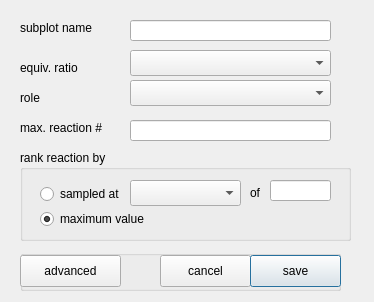
<?xml version="1.0" encoding="UTF-8"?>
<ui version="4.0">
 <class>Dialog</class>
 <widget class="QDialog" name="Dialog">
  <property name="geometry">
   <rect>
    <x>0</x>
    <y>0</y>
    <width>374</width>
    <height>302</height>
   </rect>
  </property>
  <property name="windowTitle">
   <string>subplot</string>
  </property>
  <widget class="QGroupBox" name="groupBox_3">
   <property name="geometry">
    <rect>
     <x>20</x>
     <y>250</y>
     <width>321</width>
     <height>41</height>
    </rect>
   </property>
   <property name="title">
    <string/>
   </property>
   <property name="flat">
    <bool>true</bool>
   </property>
   <widget class="QPushButton" name="btn_cancel">
    <property name="geometry">
     <rect>
      <x>140</x>
      <y>5</y>
      <width>91</width>
      <height>32</height>
     </rect>
    </property>
    <property name="text">
     <string>cancel</string>
    </property>
   </widget>
   <widget class="QPushButton" name="btn_save">
    <property name="geometry">
     <rect>
      <x>230</x>
      <y>5</y>
      <width>91</width>
      <height>32</height>
     </rect>
    </property>
    <property name="text">
     <string>save</string>
    </property>
    <property name="default">
     <bool>true</bool>
    </property>
   </widget>
   <widget class="QPushButton" name="btn_adv">
    <property name="geometry">
     <rect>
      <x>0</x>
      <y>5</y>
      <width>101</width>
      <height>32</height>
     </rect>
    </property>
    <property name="text">
     <string>advanced</string>
    </property>
   </widget>
  </widget>
  <widget class="QLabel" name="label_19">
   <property name="geometry">
    <rect>
     <x>20</x>
     <y>20</y>
     <width>121</width>
     <height>16</height>
    </rect>
   </property>
   <property name="text">
    <string>subplot name</string>
   </property>
  </widget>
  <widget class="QLineEdit" name="txt_name">
   <property name="geometry">
    <rect>
     <x>130</x>
     <y>20</y>
     <width>201</width>
     <height>21</height>
    </rect>
   </property>
   <property name="text">
    <string/>
   </property>
  </widget>
  <widget class="QLabel" name="label_20">
   <property name="geometry">
    <rect>
     <x>20</x>
     <y>60</y>
     <width>121</width>
     <height>16</height>
    </rect>
   </property>
   <property name="text">
    <string>equiv. ratio</string>
   </property>
  </widget>
  <widget class="QComboBox" name="cb_phi">
   <property name="geometry">
    <rect>
     <x>130</x>
     <y>50</y>
     <width>201</width>
     <height>26</height>
    </rect>
   </property>
  </widget>
  <widget class="QLabel" name="label">
   <property name="geometry">
    <rect>
     <x>20</x>
     <y>90</y>
     <width>91</width>
     <height>16</height>
    </rect>
   </property>
   <property name="text">
    <string>role</string>
   </property>
  </widget>
  <widget class="QComboBox" name="cb_role">
   <property name="geometry">
    <rect>
     <x>130</x>
     <y>80</y>
     <width>201</width>
     <height>26</height>
    </rect>
   </property>
  </widget>
  <widget class="QLineEdit" name="txt_n_rxn">
   <property name="geometry">
    <rect>
     <x>130</x>
     <y>120</y>
     <width>201</width>
     <height>21</height>
    </rect>
   </property>
   <property name="text">
    <string/>
   </property>
  </widget>
  <widget class="QLabel" name="label_21">
   <property name="geometry">
    <rect>
     <x>20</x>
     <y>120</y>
     <width>101</width>
     <height>16</height>
    </rect>
   </property>
   <property name="text">
    <string>max. reaction #</string>
   </property>
  </widget>
  <widget class="QGroupBox" name="groupBox">
   <property name="geometry">
    <rect>
     <x>20</x>
     <y>150</y>
     <width>331</width>
     <height>91</height>
    </rect>
   </property>
   <property name="title">
    <string>rank reaction by</string>
   </property>
   <widget class="QRadioButton" name="rbtn_sample">
    <property name="geometry">
     <rect>
      <x>20</x>
      <y>35</y>
      <width>131</width>
      <height>18</height>
     </rect>
    </property>
    <property name="text">
     <string>sampled at</string>
    </property>
   </widget>
   <widget class="QLineEdit" name="txt_sample_at">
    <property name="geometry">
     <rect>
      <x>250</x>
      <y>30</y>
      <width>61</width>
      <height>21</height>
     </rect>
    </property>
    <property name="text">
     <string/>
    </property>
   </widget>
   <widget class="QComboBox" name="cb_sample_by">
    <property name="geometry">
     <rect>
      <x>110</x>
      <y>30</y>
      <width>111</width>
      <height>26</height>
     </rect>
    </property>
   </widget>
   <widget class="QLabel" name="label_6">
    <property name="geometry">
     <rect>
      <x>230</x>
      <y>35</y>
      <width>21</width>
      <height>16</height>
     </rect>
    </property>
    <property name="text">
     <string>of</string>
    </property>
   </widget>
   <widget class="QRadioButton" name="rbtn_max">
    <property name="geometry">
     <rect>
      <x>20</x>
      <y>60</y>
      <width>131</width>
      <height>18</height>
     </rect>
    </property>
    <property name="text">
     <string>maximum value</string>
    </property>
    <property name="checked">
     <bool>true</bool>
    </property>
   </widget>
  </widget>
 </widget>
 <resources/>
 <connections/>
</ui>
